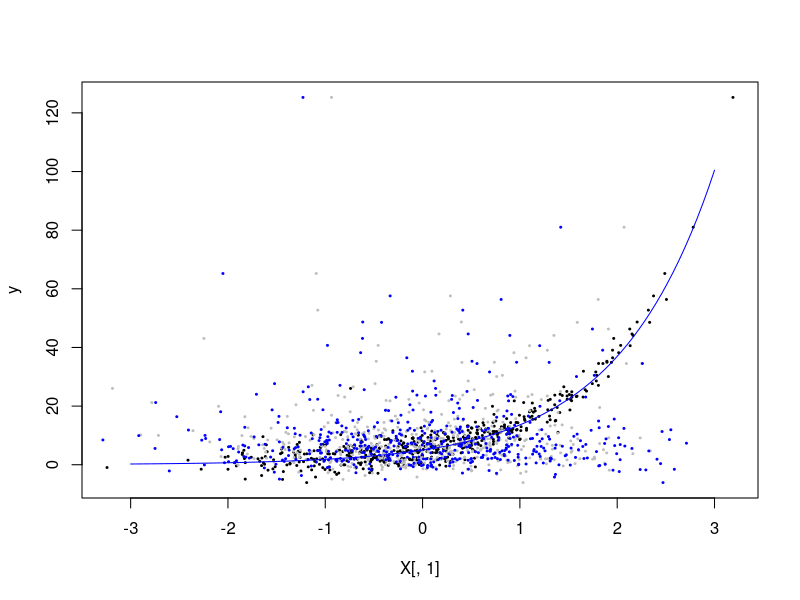

The R source for this figure: (Note: this script raises an error after producing the figure.)
library(data.table)
library(plyr)

mu.f <- function(x) {
    5 * exp(x)
}

gen_data <- function(n=500, tau=0) {
    X <- matrix(rnorm(n * 3), nrow=n)
    X[,2] <- X[,2] + 0.2 * X[,1]
    X[,3] <- X[,3] + 0.5 * X[,2]
    y <- mu.f(X[,1]) + exp((X[,2]-1)^2 / 4) * tau / sqrt(n) + rnorm(n) * 3
    return(list(X=X, y=y))
}

dat <- gen_data(500, tau=5)
X <- dat$X
y <- dat$y
dat.df <- data.frame(cbind(X,y))
plot(X[,1], y, pch=20, cex=0.4)
points(X[,2], y, pch=20, col="grey", cex=0.4)
points(X[,3], y, pch=20, col="blue", cex=0.4)
curve(mu.f(x), -3, 3, add=TRUE, col="blue", lwd=1)

fit.0 <- glm(y ~ X, family = gaussian(link = "log"), 
             start = c(log(mean(y)), rep(0, 3)))
print(fit.0)

# methods ---------
score_fun <- function(fit, y, X) {
    mu <- predict(fit, newdata=list(X=X), type="response")
    mu * (mu - y)
}

weight_fun <- function(fit, X) {
    mu <- predict(fit, newdata=list(X=X), type="response")
    mu^2
}

predict_fun <- function(fit, X) {
    predict(fit, newdata=list(X=X))
}

fit_method <- function(y, X) {
    glm(y ~ X, family = gaussian(link = "log"), 
        start = c(log(mean(y[y>0])), rep(0, 3)))
}

wls_method <- function(y, X, w) {
    glm(y ~ X, family = gaussian(), weights=w)
}

# test ---- 

dat <- gen_data(500, tau=0)
X <- dat$X
y <- dat$y
fit.0 <- fit_method(y, X)
print(fit.0)

st <- dScoreTest(y, X, score_fun, weight_fun, fit_method, wls_method, 
                 splits = c(1,1,1),
           hunt.style="vanilla", predict_fun=predict_fun, verbose = TRUE)
print(st)
plot(st)

# -------
dat <- gen_data(500, tau=4)
dat.df <- data.frame(y=dat$y, dat$X)
glm.fit <- glm(y ~ ., family = gaussian(link = "log"), 
               data=dat.df, start = rep(1, 4))

# -------
pval.df <- rdply(200, {
    dat <- gen_data(500, tau=0)
    X <- dat$X
    y <- dat$y
    st <- dScoreTest(y, X, score_fun, weight_fun, fit_method, wls_method, 
                       splits = c(1,1),
                       hunt.style="optimal", 
                       predict_fun=predict_fun, 
                       trim.outlier.hunt = TRUE,
                       verbose = FALSE)
    st.1 <- dScoreTest(y, X, score_fun, weight_fun, fit_method, wls_method, 
                       splits = c(1,1),
                       hunt.style="wls", 
                       predict_fun=predict_fun, 
                       trim.outlier.hunt = TRUE,
                       verbose = FALSE)
    st.2 <- dScoreTest(y, X, score_fun, weight_fun, fit_method, wls_method, 
                     splits = c(1,1),
                     hunt.style="vanilla", 
                     predict_fun=predict_fun, 
                     trim.outlier.hunt = TRUE,
                     verbose = FALSE)
    c(opt=st$p.val, wls=st.1$p.val, van=st.2$p.val)
}, .progress = "text")

plot(ecdf(pval.df$opt), cex=0.5, col="orange")
plot(ecdf(pval.df$wls), cex=0.5, add=TRUE, col="blue")
plot(ecdf(pval.df$van), cex=0.5, add=TRUE, col="grey")
abline(a=0, b=1, col="red", lwd=2)
legend("bottomright", legend=c("opt","wls","vanilla"), 
       pch=c(20,20,20), col=c("orange","blue","grey"))


# -------
pval.df <- rdply(100, {
    dat <- gen_data(1000, tau=5)
    dat.df <- data.frame(y=dat$y, dat$X)
    
    glm.fit <- glm(y ~ ., family = gaussian(link = "log"), 
                   data=dat.df, start = rep(1, 4))
    
    st <- gof_test(glm.fit, splits = c(1,1,1))
    st.1 <- gof_test(glm.fit, splits = c(1,1,1), hunt.style = "wls")
    st.2 <- gof_test(glm.fit, splits = c(1,1,1), hunt.style = "vanilla")
    c(opt=st$p.val, wls=st.1$p.val, van=st.2$p.val)
}, .progress = "text")

plot(ecdf(pval.df$opt), cex=0.5, col="orange")
plot(ecdf(pval.df$wls), cex=0.5, add=TRUE, col="blue")
plot(ecdf(pval.df$van), cex=0.5, add=TRUE, col="grey")
abline(a=0, b=1, col="red", lwd=2)
legend("bottomright", legend=c("opt","wls","vanilla"), 
       pch=c(20,20,20), col=c("orange","blue","grey"))
